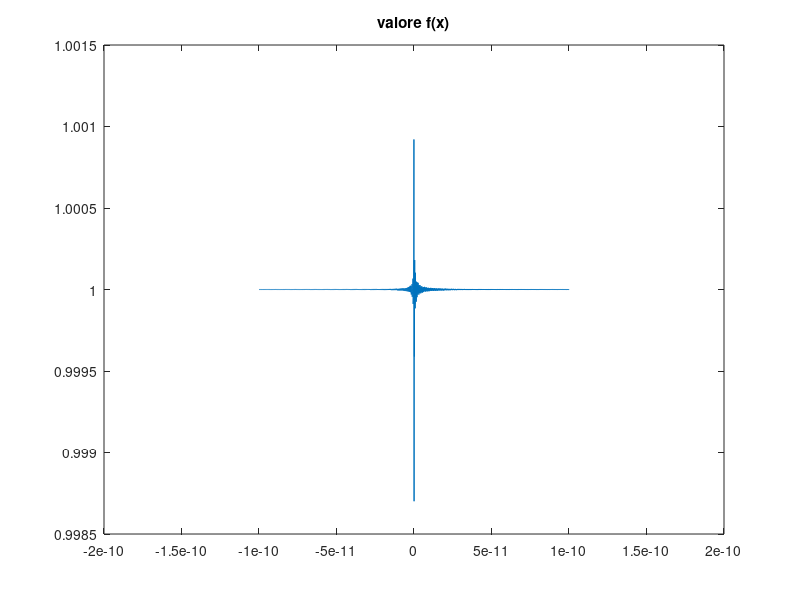
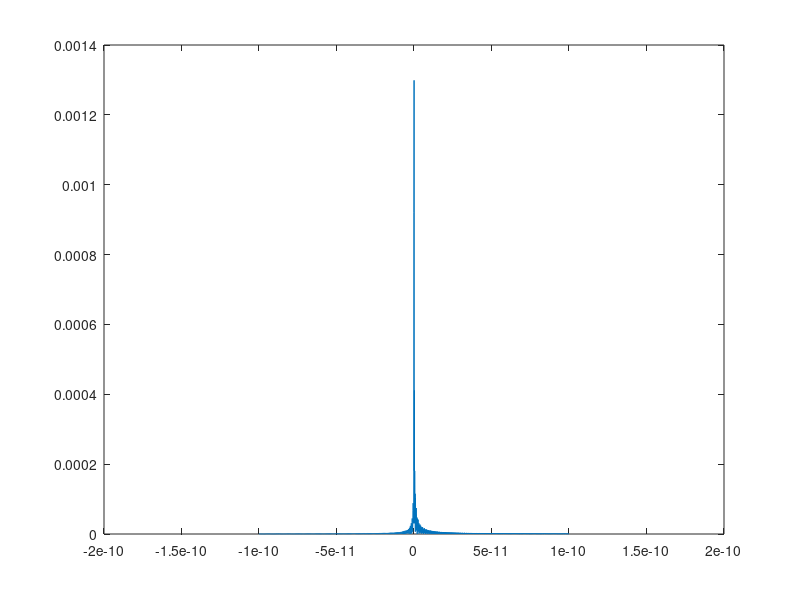

MATLAB code to generate these figures, in order:
clear all;
clc


x = linspace(-1e-10,1e-10, 2000);
y = 1;
c = ((1+x)-1)./x;

err = abs(c-y)/abs(y);

figure(1);
plot(x,c)
title('valore f(x)')

figure(2);
plot(x, err)